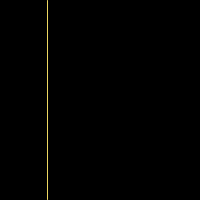
Frame 1 (no input)
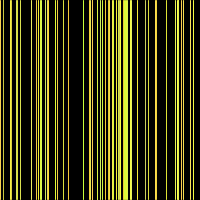
Frame 60 (the mouse pressed at the canvas centre just before this capture)
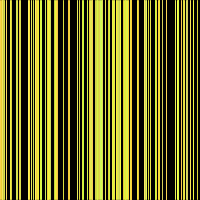
Frame 120 (the mouse held since frame 60 and released just before this capture)

The Processing sketch that drew these frames (run headless with seeded random() and noise(); from frame 60 on, the mouse is pressed at the canvas centre):

// Processing sketch: sketch_9
// ── sketch_9.pde
// animate vertical lines #9
// change screen size, animate colorful lines

// animation
// white lines on black background
// the lines begin on the left border and end on the right border
// lines must be horizontal

void setup() {
  size(200,200);
  background(0);
}

void draw() {
  // background(0);
  stroke(random(200,256),random(200,256),random(50,100));
  // random line drawn from size of screen in setup
  float distance_left = random(200);
  line(distance_left,0,distance_left,199);
}
